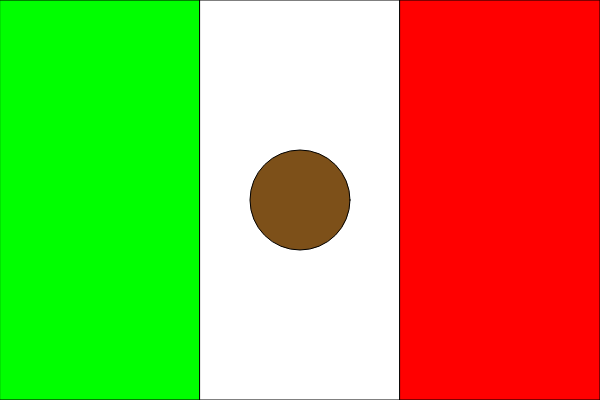
Frame 1 (no input)
Frame 60 (no input): identical to frame 1, image omitted
Frame 120 (the mouse pressed at the canvas centre since frame 60): identical to frame 1, image omitted

The p5.js sketch that drew this single still picture (run headless with seeded random() and noise() and a simulated clock; from frame 60 on, the mouse is pressed at the canvas centre):

// p5.js sketch
// ── sketch.js
function setup() {
  createCanvas(600, 400);
}

function draw() {
  background(220)
  noFill();
  
  fill(0,255,0);
  rect(0,0, width/3, height);
  fill(255,255,255);
  rect(width/3,0, width/3, height);
  fill(255,0,0);
  rect(width*2/3,0, width/3, height);
  fill(125,80,25);
  circle(width/2, height/2, 100);


}
